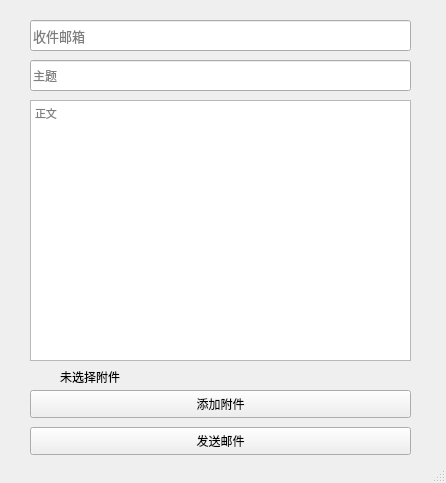
<?xml version="1.0" encoding="UTF-8"?>
<ui version="4.0">
 <class>emailWindow</class>
 <widget class="QMainWindow" name="emailWindow">
  <property name="geometry">
   <rect>
    <x>0</x>
    <y>0</y>
    <width>446</width>
    <height>483</height>
   </rect>
  </property>
  <property name="windowTitle">
   <string>发邮件</string>
  </property>
  <widget class="QWidget" name="centralwidget">
   <widget class="QLineEdit" name="text_recevier">
    <property name="geometry">
     <rect>
      <x>30</x>
      <y>20</y>
      <width>381</width>
      <height>31</height>
     </rect>
    </property>
    <property name="font">
     <font>
      <pointsize>10</pointsize>
     </font>
    </property>
    <property name="placeholderText">
     <string>收件邮箱</string>
    </property>
   </widget>
   <widget class="QLineEdit" name="text_title">
    <property name="geometry">
     <rect>
      <x>30</x>
      <y>60</y>
      <width>381</width>
      <height>31</height>
     </rect>
    </property>
    <property name="font">
     <font>
      <pointsize>9</pointsize>
     </font>
    </property>
    <property name="placeholderText">
     <string>主题</string>
    </property>
   </widget>
   <widget class="QTextEdit" name="text_content">
    <property name="geometry">
     <rect>
      <x>30</x>
      <y>100</y>
      <width>381</width>
      <height>261</height>
     </rect>
    </property>
    <property name="font">
     <font>
      <pointsize>8</pointsize>
     </font>
    </property>
    <property name="documentTitle">
     <string/>
    </property>
    <property name="placeholderText">
     <string>正文</string>
    </property>
   </widget>
   <widget class="QPushButton" name="button_send">
    <property name="geometry">
     <rect>
      <x>30</x>
      <y>427</y>
      <width>381</width>
      <height>28</height>
     </rect>
    </property>
    <property name="font">
     <font>
      <pointsize>9</pointsize>
     </font>
    </property>
    <property name="cursor">
     <cursorShape>PointingHandCursor</cursorShape>
    </property>
    <property name="text">
     <string>发送邮件</string>
    </property>
   </widget>
   <widget class="QPushButton" name="button_addFile">
    <property name="geometry">
     <rect>
      <x>30</x>
      <y>390</y>
      <width>381</width>
      <height>28</height>
     </rect>
    </property>
    <property name="font">
     <font>
      <pointsize>9</pointsize>
     </font>
    </property>
    <property name="cursor">
     <cursorShape>PointingHandCursor</cursorShape>
    </property>
    <property name="text">
     <string>添加附件</string>
    </property>
   </widget>
   <widget class="QLabel" name="label_fileName">
    <property name="geometry">
     <rect>
      <x>60</x>
      <y>369</y>
      <width>351</width>
      <height>16</height>
     </rect>
    </property>
    <property name="text">
     <string>未选择附件</string>
    </property>
   </widget>
   <widget class="QLabel" name="label">
    <property name="geometry">
     <rect>
      <x>30</x>
      <y>366</y>
      <width>31</width>
      <height>21</height>
     </rect>
    </property>
    <property name="styleSheet">
     <string notr="true">image: url(:/icons/link.png);</string>
    </property>
    <property name="text">
     <string/>
    </property>
   </widget>
  </widget>
  <widget class="QMenuBar" name="menubar">
   <property name="geometry">
    <rect>
     <x>0</x>
     <y>0</y>
     <width>446</width>
     <height>26</height>
    </rect>
   </property>
  </widget>
  <widget class="QStatusBar" name="statusbar"/>
 </widget>
 <resources>
  <include location="../srpresources/res.qrc"/>
 </resources>
 <connections/>
</ui>
